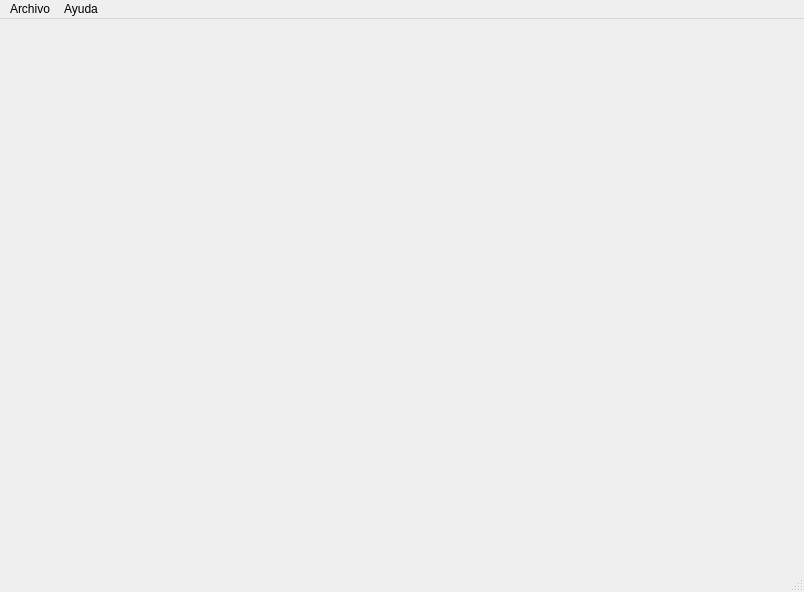
<?xml version="1.0" encoding="UTF-8"?>
<ui version="4.0">
 <class>MainWindow</class>
 <widget class="QMainWindow" name="MainWindow">
  <property name="geometry">
   <rect>
    <x>0</x>
    <y>0</y>
    <width>804</width>
    <height>592</height>
   </rect>
  </property>
  <property name="windowTitle">
   <string>Administración del ITES</string>
  </property>
  <widget class="QWidget" name="centralwidget"/>
  <widget class="QMenuBar" name="menubar">
   <property name="geometry">
    <rect>
     <x>0</x>
     <y>0</y>
     <width>804</width>
     <height>25</height>
    </rect>
   </property>
   <widget class="QMenu" name="menuArchivo">
    <property name="title">
     <string>Archivo</string>
    </property>
    <addaction name="separator"/>
    <addaction name="actionUsuarios"/>
    <addaction name="actionProfesores"/>
    <addaction name="actionAlumnos"/>
    <addaction name="actionMaterias"/>
    <addaction name="separator"/>
    <addaction name="actionInasistencias"/>
    <addaction name="actionSalir"/>
   </widget>
   <widget class="QMenu" name="menuAyuda">
    <property name="title">
     <string>Ayuda</string>
    </property>
    <widget class="QMenu" name="menuSobre_su_uso">
     <property name="title">
      <string>Sobre su uso</string>
     </property>
     <addaction name="actionUsuarios_2"/>
    </widget>
    <addaction name="actionAcercade"/>
    <addaction name="menuSobre_su_uso"/>
   </widget>
   <addaction name="menuArchivo"/>
   <addaction name="menuAyuda"/>
  </widget>
  <widget class="QStatusBar" name="statusbar"/>
  <action name="actionUsuarios">
   <property name="text">
    <string>Usuarios</string>
   </property>
  </action>
  <action name="actionProfesores">
   <property name="text">
    <string>Profesores</string>
   </property>
  </action>
  <action name="actionAlumnos">
   <property name="text">
    <string>Alumnos</string>
   </property>
  </action>
  <action name="actionMaterias">
   <property name="text">
    <string>Materias</string>
   </property>
  </action>
  <action name="actionSalir">
   <property name="text">
    <string>Salir</string>
   </property>
  </action>
  <action name="actionAcercade">
   <property name="text">
    <string>Acerca de...</string>
   </property>
  </action>
  <action name="actionUsuarios_2">
   <property name="text">
    <string>Usuarios</string>
   </property>
  </action>
  <action name="actionInasistencias">
   <property name="text">
    <string>Inasistencias</string>
   </property>
  </action>
 </widget>
 <resources/>
 <connections/>
</ui>
